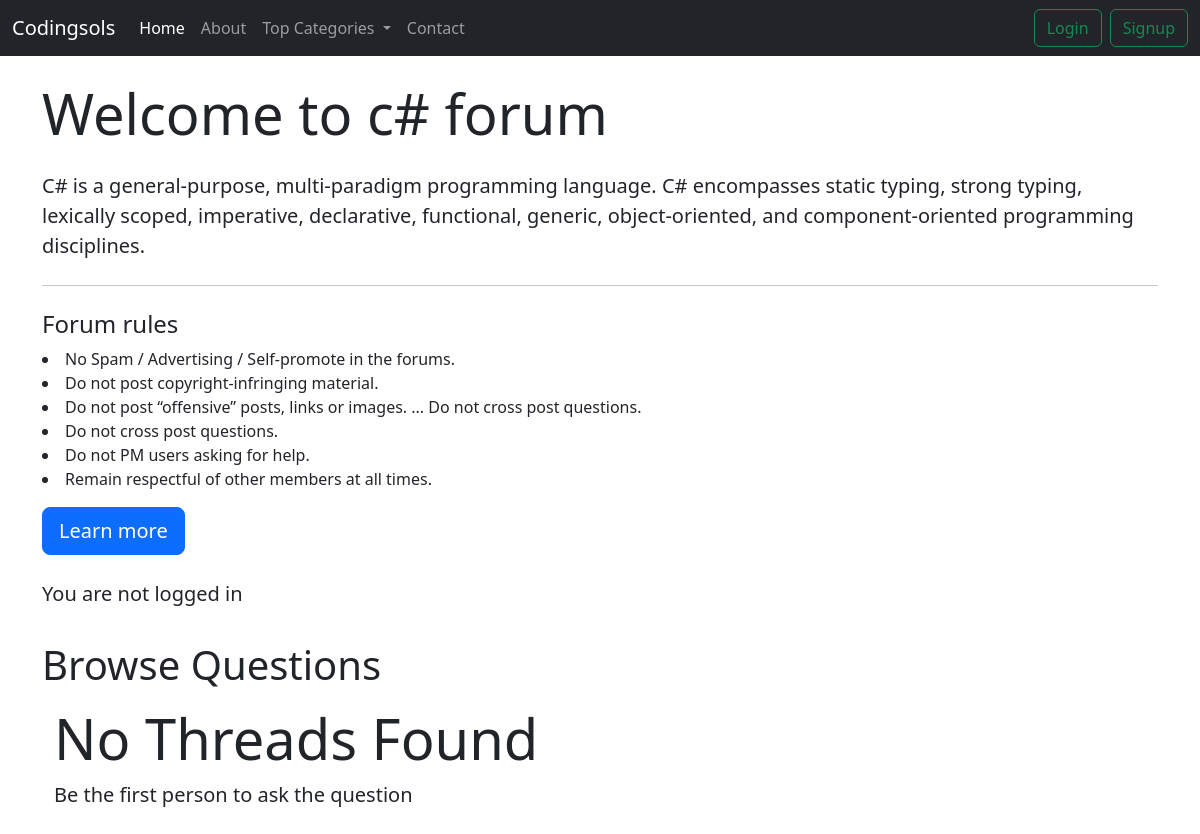
Page /threadlist.php?id=6 on the committed database.
### tables this page shows
CREATE TABLE `categories` (
  `category_id` int(255) NOT NULL,
  `category_name` varchar(255) NOT NULL,
  `category_description` text NOT NULL,
  `timestamp` timestamp NOT NULL DEFAULT current_timestamp() ON UPDATE current_timestamp()
);

### threadlist.php (the view, shortened to what this page needs)
<!doctype html>
<html lang="en">
  <head>
    <link href="https://cdn.jsdelivr.net/npm/bootstrap@5.2.2/dist/css/bootstrap.min.css" rel="stylesheet">
  </head>
  <body>
    <?php
    $id = $_GET['id'];
    include 'partials/_header.php';
    include 'partials/_dbconnect.php';
    $sql = "SELECT * FROM `categories` WHERE `category_id` = $id";
    $result = mysqli_query($con,$sql);
    while($row=mysqli_fetch_assoc($result))
    {
      $catname = $row['category_name'];
      $catdesc = $row['category_description'];
    }
    ?>
    <div class="container my-4">
    <div class="jumbotron">
  <h1 class="display-4">Welcome to <?php echo $catname;?> forum</h1>
  <p class="lead mt-4"><?php echo $catdesc;?></p>
  <hr class="my-4">
  <p>
  <h4>Forum rules</h4>
                <li>No Spam / Advertising / Self-promote in the forums.</li>
                <li>Do not post copyright-infringing material.</li>
                <li>Do not post “offensive” posts, links or images. ...
                    Do not cross post questions.</li>
                <li>Do not cross post questions.</li>
                <li>Do not PM users asking for help.</li>
                <li>Remain respectful of other members at all times.</li>
          </p>
  <a class="btn btn-primary btn-lg" href="#" role="button">Learn more</a>
</div>
    </div>
    <?php
if(isset($_SESSION['loggedin']) && $_SESSION['loggedin']==true){
  echo '
  <div class="container">
  <h1 class="py-2">Start A Discussion</h1>
        <form action="' . $_SERVER["REQUEST_URI"] . '" method="POST">
          <div class="form-group">
            <label for="title">Problem Title</label>
            <input type="text" class="form-control" id="title" name="title" aria-describedby="title">
            <small id="title" class="form-text text-muted">Keep your title short and crisp as possible.</small>
          </div>
          <div class="form-group">
          <label for="desc">Elaborate Your Problem</label>
          <textarea class="form-control" name="desc" id="desc" rows="3"></textarea>
          <input type="hidden" name="srno" value="'.$_SESSION['srno'].'"></div>
          <button type="submit" class="btn btn-success">Submit</button>
          </form>
          </div>
          ';
        }
        else
        {
          echo'
          <div class="container">
          <p class="lead">You are not logged in</p>
         </div>';
        }
          ?>
    <div class="container my-4">
        <h1 class="py-2">Browse Questions</h1>
    <?php
    $noresult = true;
    if ($noresult) {
      echo'<div class="jumbotron jumbotron-fluid">
      <div class="container">
        <h1 class="display-4">No Threads Found</h1>
        <p class="lead">Be the first person to ask the question</p>
      </div>
    </div>';
    }
    ?>
  </body>
</html>

### rows in the picture
categories: category_name "c#", category_description "C# is a general-purpose, multi-paradigm programming language. C# encompasses static typing, strong typing, lexically scoped, imperative, declarative, functional, generic, object-oriented, and component-oriented programming disciplines."
